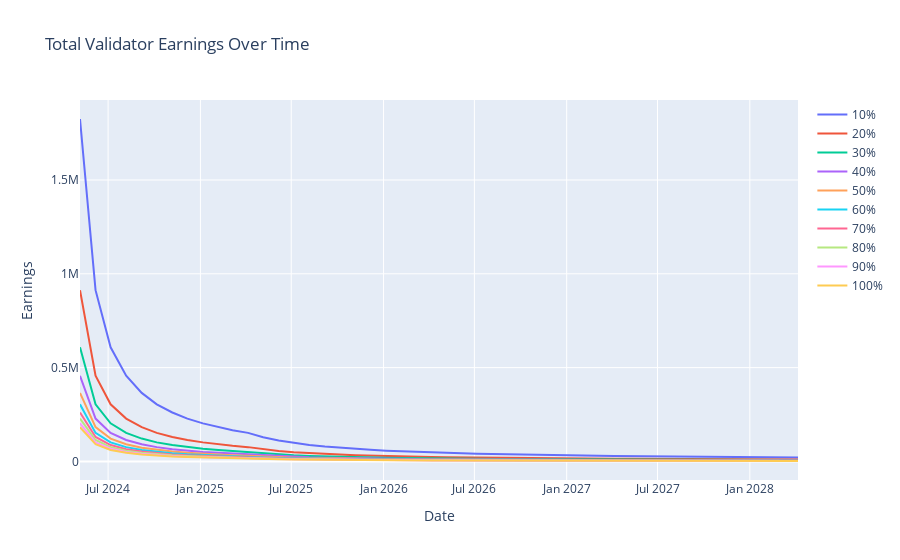

The cell this chart's notebook holds for it:
### Code cell
# Replace '$' with '' and convert to float for all columns except 'Date'
total_validator_earning_df[total_validator_earning_df.columns[1:]] = total_validator_earning_df[total_validator_earning_df.columns[1:]].replace({'\$': ''}, regex=True).astype(float)

# Plotting the data
fig = go.Figure()
for column in total_validator_earning_df.columns[1:]:  # Exclude the 'Date' column
    fig.add_trace(
        go.Scatter(
            x=total_validator_earning_df["Date"],
            y=total_validator_earning_df[column],
            mode="lines",
            name=column,
        )
    )

# Updating y-axis title
fig.update_yaxes(title_text='Earnings')

# Adding title and axis labels
fig.update_layout(
    title="Total Validator Earnings Over Time",  # Adding title
    xaxis_title="Date",  # Adding x-axis label
    yaxis_title="Earnings",  # Adding y-axis label
)

fig.show()
